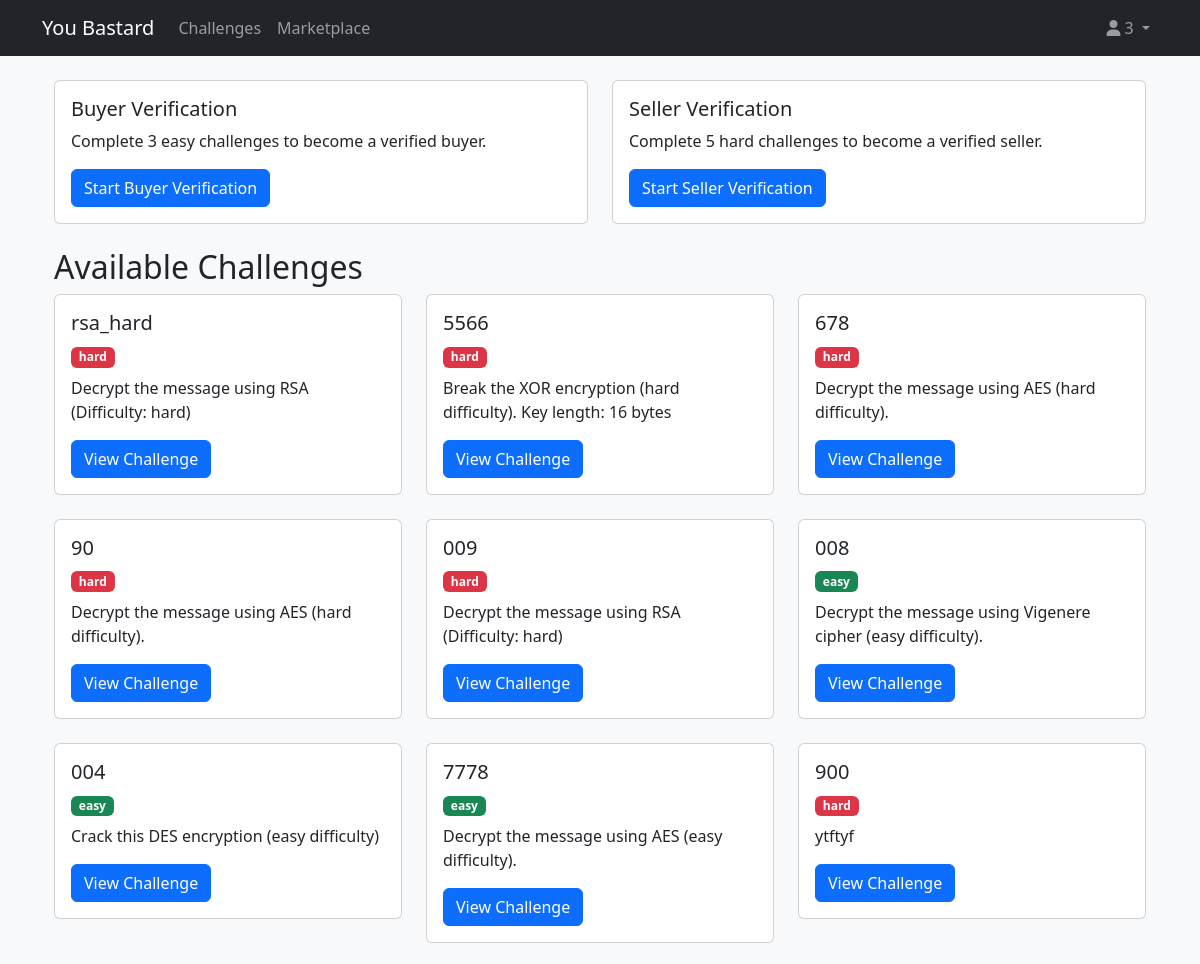
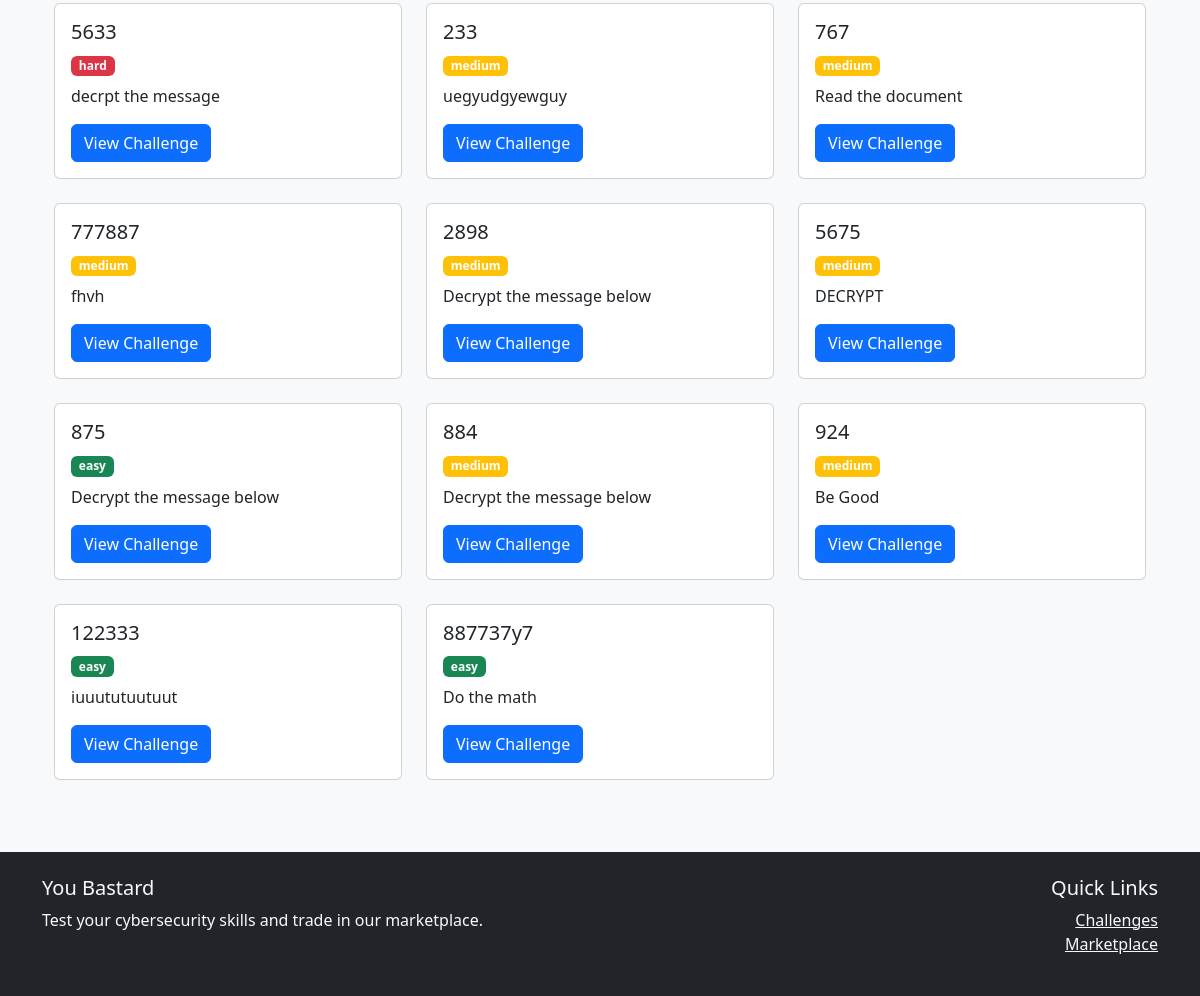
Screenshot of /challenges (signed in) with the database file from the repository (2 pictures, top to bottom).
### core/auth/models.py (models this page shows, shortened)
class User(Base, UserMixin):
    __tablename__ = 'users'
    id = Column(Integer, primary_key=True)
    username = Column(String(80), unique=True, nullable=False)
    password_hash = Column(String(120), nullable=False)
    email = Column(String(120), unique=True, nullable=True)
    email_verified = Column(Boolean, default=False)
    email_token = Column(String(100), unique=True)
    email_token_expiry = Column(DateTime)
    is_active = Column(Boolean, default=True)
    is_admin = Column(Boolean, default=False)
    created_at = Column(DateTime, default=datetime.utcnow)
    last_login = Column(DateTime)
    buyer_profile = relationship("Buyer", back_populates="user", uselist=False)
    seller_profile = relationship("Seller", back_populates="user", uselist=False)

### core/challenges/models.py (models this page shows, shortened)
class Challenge(Base):
    __tablename__ = 'challenges'
    id = Column(String(50), primary_key=True)
    type = Column(String(20), nullable=False)
    difficulty = Column(String(10), nullable=False)
    description = Column(Text, nullable=False)
    points = Column(String(10), nullable=False)
    hints = Column(JSON, nullable=False)
    encrypted_message = Column(Text, nullable=False)
    flag = Column(String(100), nullable=False)
    is_active = Column(Boolean, default=True)
    files = Column(JSON, nullable=True)
    def to_dict(self , exclude_flag = False):
        return {
            'id': self.id,
            'type': self.type,
            'difficulty': self.difficulty,
            'description': self.description,
            'points': self.points,
            'hints': self.hints,
            'encrypted_message': self.encrypted_message,
            'flag': self.flag,
            'is_active': self.is_active,
            'files': self.files or []
        }

### app.py (the view, shortened to what this page needs)
@app.route("/challenges", methods=["GET"])
@login_required
def list_challenges():
    verification_mode = request.args.get('mode', None)
    challenges = challenge_manager.get_all_challenges()
    if verification_mode == 'buyer':
        challenges = {k: v for k, v in challenges.items() if v['difficulty'] == 'easy'}
        buyer = Buyer.query.filter_by(user_id=current_user.id).first()
        if buyer:
            solved_challenges = sum(1 for c in challenges.values() if c['id'] in buyer.solved_challenges)
            progress = f"{solved_challenges}/3 easy challenges completed"
        else:
            progress = "0/3 easy challenges completed"
    else:
        progress = None
    return render_template('challenges.html',
                         challenges=challenges,
                         verification_mode=verification_mode,
                         progress=progress)

### app.py (called while the page is built)
@login_manager.user_loader
def load_user(user_id):
    return User.query.filter_by(username=user_id).first()

@app.teardown_appcontext
def shutdown_session(exception=None):
    db_session.remove()

### core/challenges/challenge_manager.py (called while the page is built)
    def get_all_challenges(self):
        challenges = db_session.query(Challenge).filter_by(is_active=True).all()
        return {c.id: c.to_dict(exclude_flag=True) for c in challenges}

### templates/challenges.html
{% extends "base.html" %}
{% block content %}
<div class="container mt-4">
    {% if verification_mode %}
        <div class="alert alert-info">
            {% if verification_mode == 'buyer' %}
                <h4>Buyer Verification Mode</h4>
                <p>Complete 3 easy challenges to become a verified buyer.</p>
                {% if progress %}
                    <p><strong>Progress:</strong> {{ progress }}</p>
                {% endif %}
            {% else %}
                <h4>Seller Verification Mode</h4>
                <p>Complete 5 hard challenges to become a verified seller.</p>
                {% if progress %}
                    <p><strong>Progress:</strong> {{ progress }}</p>
                {% endif %}
            {% endif %}
            <a href="{{ url_for('list_challenges') }}" class="btn btn-outline-primary">View All Challenges</a>
        </div>
    {% else %}
        <div class="row mb-4">
            <div class="col-md-6">
                <div class="card">
                    <div class="card-body">
                        <h5 class="card-title">Buyer Verification</h5>
                        <p class="card-text">Complete 3 easy challenges to become a verified buyer.</p>
                        <a href="{{ url_for('list_challenges', mode='buyer') }}" class="btn btn-primary">Start Buyer Verification</a>
                    </div>
                </div>
            </div>
            <div class="col-md-6">
                <div class="card">
                    <div class="card-body">
                        <h5 class="card-title">Seller Verification</h5>
                        <p class="card-text">Complete 5 hard challenges to become a verified seller.</p>
                        <a href="{{ url_for('list_challenges', mode='seller') }}" class="btn btn-primary">Start Seller Verification</a>
                    </div>
                </div>
            </div>
        </div>
    {% endif %}
    <h2>Available Challenges</h2>
    <div class="row">
        {% for challenge_id, challenge in challenges.items() %}
            <div class="col-md-4 mb-4">
                <div class="card">
                    <div class="card-body">
                        <h5 class="card-title">{{ challenge.id }}</h5>
                        <span class="badge {% if challenge.difficulty == 'easy' %}bg-success{% elif challenge.difficulty == 'medium' %}bg-warning{% else %}bg-danger{% endif %}">
                            {{ challenge.difficulty }}
                        </span>
                        <p class="card-text mt-2">{{ challenge.description }}</p>
                        <a href="{{ url_for('view_challenge', challenge_id=challenge.id, mode=verification_mode) }}" class="btn btn-primary">View Challenge</a>
                    </div>
                </div>
            </div>
        {% endfor %}
    </div>
</div>
{% endblock %}

### templates/base.html (shortened to what this page needs)
<!DOCTYPE html>
<html lang="en">
<head>
    <link href="https://cdn.jsdelivr.net/npm/bootstrap@5.3.0/dist/css/bootstrap.min.css" rel="stylesheet">
    <link href="https://cdnjs.cloudflare.com/ajax/libs/font-awesome/6.0.0/css/all.min.css" rel="stylesheet">
</head>
<body class="bg-light">
    <nav class="navbar navbar-expand-lg navbar-dark bg-dark">
        <div class="container">
            <a class="navbar-brand" href="{{ url_for('index') }}">You Bastard</a>
            <div class="collapse navbar-collapse" id="navbarNav">
                <ul class="navbar-nav me-auto">
                    <li class="nav-item">
                        <a class="nav-link" href="{{ url_for('list_challenges') }}">Challenges</a>
                    </li>
                    <li class="nav-item">
                        <a class="nav-link" href="{{ url_for('marketplace.index') }}">Marketplace</a>
                    </li>
                </ul>
                <ul class="navbar-nav">
                    {% if current_user.is_authenticated %}
                    <li class="nav-item dropdown">
                        <a class="nav-link dropdown-toggle" href="#" id="userDropdown" role="button" data-bs-toggle="dropdown">
                            <i class="fas fa-user"></i> {{ current_user.id }}
                        </a>
                    </li>
                    {% endif %}
                </ul>
            </div>
        </div>
    </nav>
    <main class="container my-4">
        {% block content %}{% endblock %}
    </main>
    <footer class="bg-dark text-light py-4 mt-5">
        <div class="container">
            <div class="row">
                <div class="col-md-6">
                    <h5>You Bastard</h5>
                    <p>Test your cybersecurity skills and trade in our marketplace.</p>
                </div>
                <div class="col-md-6 text-md-end">
                    <h5>Quick Links</h5>
                    <ul class="list-unstyled">
                        <li><a href="{{ url_for('list_challenges') }}" class="text-light">Challenges</a></li>
                        <li><a href="{{ url_for('marketplace.index') }}" class="text-light">Marketplace</a></li>
                    </ul>
                </div>
            </div>
        </div>
    </footer>
</body>
</html>

### rows the page displays
User: id "3"
Challenge: id "rsa_hard", difficulty "hard", description "Decrypt the message using RSA (Difficulty: hard)"
Challenge: id "5566", difficulty "hard", description "Break the XOR encryption (hard difficulty). Key length: 16 bytes"
Challenge: id "678", difficulty "hard", description "Decrypt the message using AES (hard difficulty)."
Challenge: id "90", difficulty "hard", description "Decrypt the message using AES (hard difficulty)."
Challenge: id "009", difficulty "hard", description "Decrypt the message using RSA (Difficulty: hard)"
Challenge: id "008", difficulty "easy", description "Decrypt the message using Vigenere cipher (easy difficulty)."
Challenge: id "004", difficulty "easy", description "Crack this DES encryption (easy difficulty)"
Challenge: id "7778", difficulty "easy", description "Decrypt the message using AES (easy difficulty)."
Challenge: id "900", difficulty "hard", description "ytftyf"
Challenge: id "5633", difficulty "hard", description "decrpt the message"
Challenge: id "233", difficulty "medium", description "uegyudgyewguy"
Challenge: id "767", difficulty "medium", description "Read the document"
Challenge: id "777887", difficulty "medium", description "fhvh"
Challenge: id "2898", difficulty "medium", description "Decrypt the message below"
Challenge: id "5675", difficulty "medium", description "DECRYPT"
Challenge: id "875", difficulty "easy", description "Decrypt the message below"
Challenge: id "884", difficulty "medium", description "Decrypt the message below"
Challenge: id "924", difficulty "medium", description "Be Good"
Challenge: id "122333", difficulty "easy", description "iuuututuutuut"
Challenge: id "887737y7", difficulty "easy", description "Do the math"
